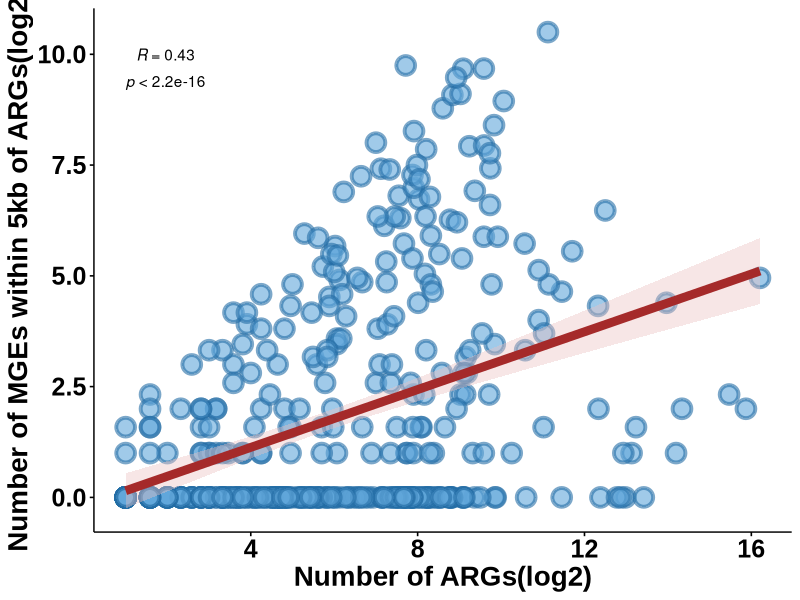

The R script that drew this image:
rm(list=ls())

# 加载必要的库
library(dplyr)  
library(ggplot2) 
library(ggpubr)



# 读取数据
arg_MGE_data <- read.csv("ARG_MGE_count.csv", check.names = FALSE)

merged_data <- arg_MGE_data %>%
  mutate(
    ARG_count_log2 = log2(ARG_Count + 1),     
    MGE_count_log2 = log2(MGE_Count + 1)     
  )

#创建散点图
p <- ggscatter(merged_data, x = "ARG_count_log2", y = "MGE_count_log2",
               size = 5,
               add = "reg.line",
               color = "#246da5",
               fill = "#61a7db",
               shape = 21, 
               stroke = 2,
               alpha = 0.6,
               add.params = list(color = "#A52A2A", fill = "#ebc0c1", size = 3),
               conf.int = TRUE) +
  stat_cor(method = "spearman", label.sep = "\n") +
  xlab("Number of ARGs(log2)") +
  ylab("Number of MGEs within 5kb of ARGs(log2)") +
  theme(
    text = element_text(family = "Arial", face = "bold",size = 18),       
    axis.title.x = element_text(family = "Arial", face = "bold",size = 20), 
    axis.title.y = element_text(family = "Arial", face = "bold",size = 20)  
  )

p
